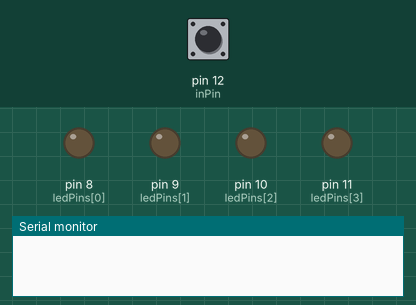
The sketch below on a simulated Arduino Uno, built with avr-gcc and run on an emulated ATmega328P. On the bench: output pins drawn as LEDs (lit = HIGH), the last lines printed to the serial monitor. The test bench sets the inputs (shaded band); at power-on: pin 12 (inPin) HIGH.

Above: at 1.2 s.
1.3 s: pin 12 (inPin) pulled LOW for 0.15 s
At 1.39 s:
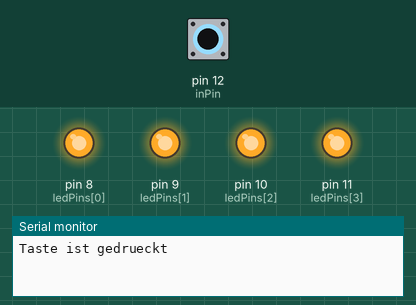
2.9 s: pin 12 (inPin) pulled LOW for 3.2 s
At 6.7 s:
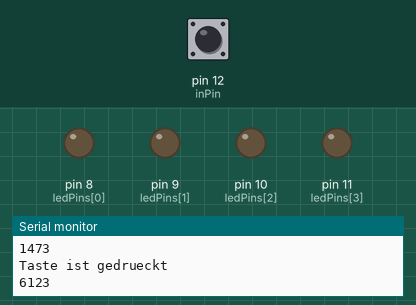
Timing chart, 0 to 8.2 s (numbered marks = the images above; inputs shaded):
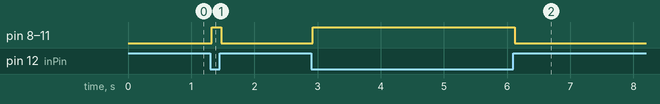

The sketch:

Push_button_timestamp_meassure.ino
```cpp
/*****************************
   * Rabus *
   * HTW CHUR *
   * 25. FEB 2019 *
   * Poti LED-Stair *
  ******************************/
#include <Bounce2.h>

//Global Variables:

// The pins to which we've wired each of the LEDs
int ledPins[] = {8, 9, 10, 11};
int inPin = 12; // Button Input
int ledState = LOW;

Bounce debouncer = Bounce(); // Instantiate a Bounce object


void setup() { // put your setup code here, to run once:
   Serial.begin(9600); //Serial Monitor Start
   debouncer.attach(inPin,INPUT_PULLUP); //Debouncing
   debouncer.interval(25); // Use a debounce interval of 25 milliseconds
  //Declaring the pins as a Output
  for (byte i = 0; i < 4; i++) {
  pinMode(ledPins[i], OUTPUT);
  digitalWrite(ledPins[i],ledState);
  }

}

void loop() {


   debouncer.update(); // Update the Bounce instance

   int time_start, time_end, time_tot;

   if ( debouncer.fell() ) {  // Call code if button transitions from HIGH to LOW
      ledState = !ledState; // Toggle LED state
      for (byte i = 0; i < 4; i++) {
      digitalWrite(ledPins[i],ledState);
  } // Apply new LED state
     time_start = millis();
     Serial.println("Taste ist gedrueckt");
   }

   if ( debouncer.rose() ) {  // Call code if button transitions from LOW to HIGH
     time_end = millis();
     time_tot=time_end-time_start;
     Serial.print(time_tot); Serial.println("\n");
     ledState = !ledState; // Toggle LED state
      for (byte i = 0; i < 4; i++) {
      digitalWrite(ledPins[i],ledState);}
   }

}
```

Measured:
- after the input at 1.3 s, pin 8 (ledPins[0]), pin 9 (ledPins[1]), pin 10 (ledPins[2]), pin 11 (ledPins[3]): LOW → HIGH at once, → LOW 0.15 s later
- after the input at 2.9 s, pin 8 (ledPins[0]), pin 9 (ledPins[1]), pin 10 (ledPins[2]), pin 11 (ledPins[3]): LOW → HIGH at once, → LOW 3.2 s later
